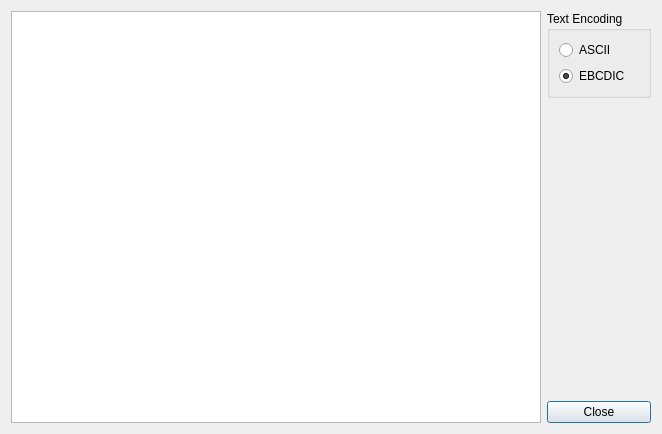
<?xml version="1.0" encoding="UTF-8"?>
<ui version="4.0">
 <class>EBCDICDialog</class>
 <widget class="QDialog" name="EBCDICDialog">
  <property name="geometry">
   <rect>
    <x>0</x>
    <y>0</y>
    <width>662</width>
    <height>434</height>
   </rect>
  </property>
  <property name="windowTitle">
   <string>Dialog</string>
  </property>
  <layout class="QHBoxLayout" name="horizontalLayout_2">
   <item>
    <widget class="QTextEdit" name="teHeader">
     <property name="enabled">
      <bool>true</bool>
     </property>
     <property name="font">
      <font>
       <family>Monospace</family>
       <pointsize>12</pointsize>
      </font>
     </property>
     <property name="lineWidth">
      <number>1</number>
     </property>
     <property name="lineWrapMode">
      <enum>QTextEdit::NoWrap</enum>
     </property>
     <property name="lineWrapColumnOrWidth">
      <number>80</number>
     </property>
     <property name="readOnly">
      <bool>true</bool>
     </property>
    </widget>
   </item>
   <item>
    <layout class="QVBoxLayout" name="verticalLayout_2">
     <item>
      <widget class="QGroupBox" name="gbFormat">
       <property name="title">
        <string>Text Encoding</string>
       </property>
       <layout class="QVBoxLayout" name="verticalLayout">
        <item>
         <widget class="QRadioButton" name="rbASCII">
          <property name="text">
           <string>ASCII</string>
          </property>
         </widget>
        </item>
        <item>
         <widget class="QRadioButton" name="rbEBCDIC">
          <property name="text">
           <string>EBCDIC</string>
          </property>
          <property name="checked">
           <bool>true</bool>
          </property>
         </widget>
        </item>
       </layout>
      </widget>
     </item>
     <item>
      <spacer name="verticalSpacer">
       <property name="orientation">
        <enum>Qt::Vertical</enum>
       </property>
       <property name="sizeHint" stdset="0">
        <size>
         <width>20</width>
         <height>40</height>
        </size>
       </property>
      </spacer>
     </item>
     <item>
      <layout class="QHBoxLayout" name="horizontalLayout">
       <item>
        <widget class="QPushButton" name="pbClose">
         <property name="text">
          <string>Close</string>
         </property>
        </widget>
       </item>
      </layout>
     </item>
    </layout>
   </item>
  </layout>
 </widget>
 <resources/>
 <connections>
  <connection>
   <sender>pbClose</sender>
   <signal>clicked()</signal>
   <receiver>EBCDICDialog</receiver>
   <slot>close()</slot>
   <hints>
    <hint type="sourcelabel">
     <x>187</x>
     <y>245</y>
    </hint>
    <hint type="destinationlabel">
     <x>199</x>
     <y>149</y>
    </hint>
   </hints>
  </connection>
 </connections>
</ui>
